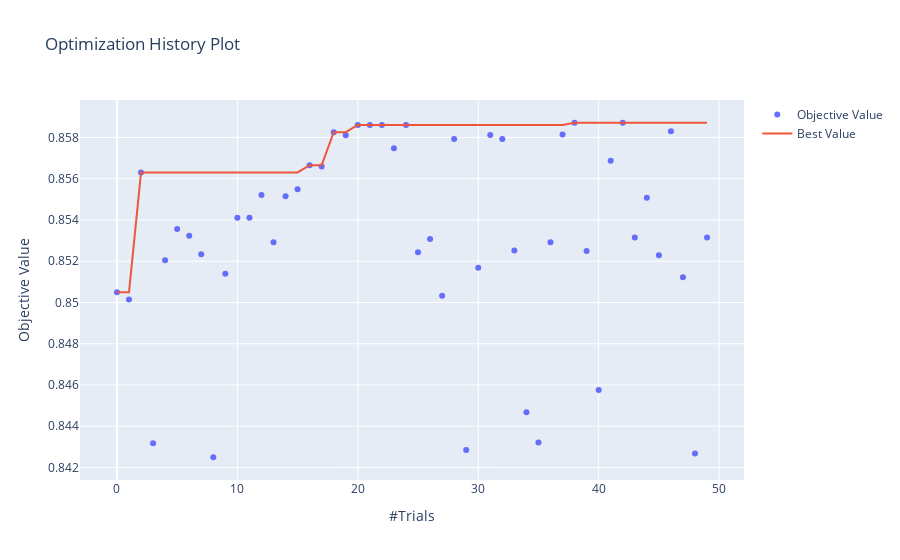

The cell this chart's notebook holds for it:
### Code cell
optuna.visualization.plot_optimization_history(study)
